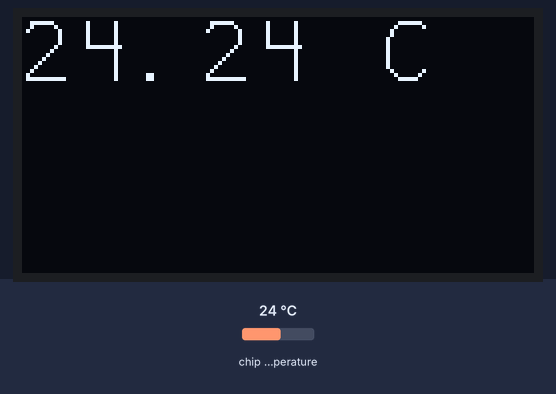
A program run on a simulated Raspberry Pi Pico running MicroPython. Shown: 128×64 one-colour display. Inputs (shaded band) come from the test bench; at power-on: chip temperature 24 °C. Library files of the repository ran but are not shown: ssd1306big.py; what the program prints to the serial console is not drawn.

Above: at 1.2 s.
1.3 s: chip temperature set to 1 °C
At 6.1 s:
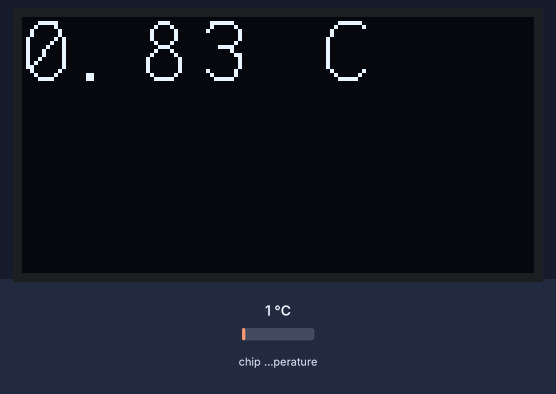
7.5 s: chip temperature set to 11 °C
At 11.5 s:
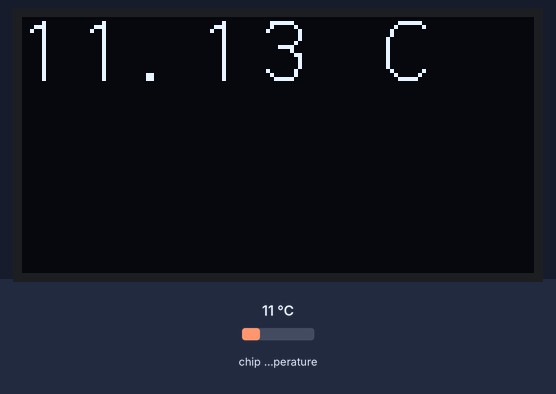
13.7 s: chip temperature set to 22 °C
At 16.9 s:
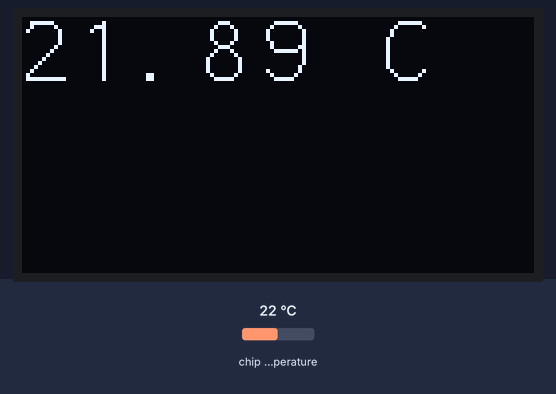
Timing chart, 0 to 18.4 s (numbered marks = the images above; inputs shaded):
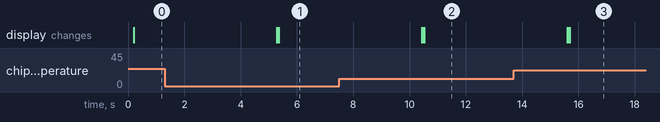

The program:

temperature_displaybig.py
```python
import ssd1306big
import time

write = ssd1306big
#temperatura
sensor_temp = machine.ADC(4)
conversion_factor = 3.3 / (65535)

while True:
    reading = sensor_temp.read_u16() * conversion_factor
    temperature = 27 - (reading - 0.706)/0.001721
    print('{:.2f}'.format(temperature))

    temp = str("{:.2f} ".format(temperature))
    write.clear()
    write.wrap(temp + "C")
    time.sleep(5)
```
